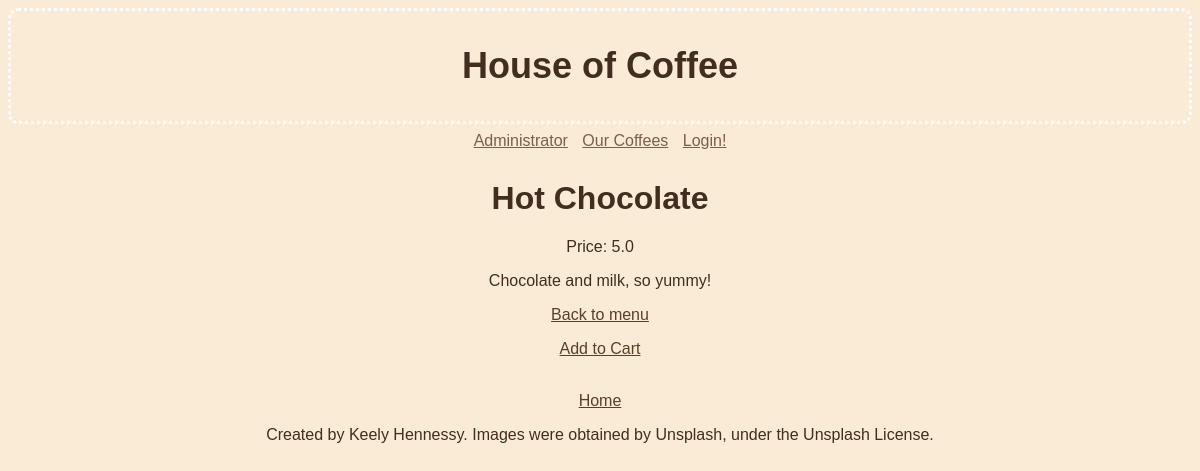
The app's page /order/5 with its own data.
### tables this page shows
CREATE TABLE coffees
(
    coffee_id INTEGER PRIMARY KEY AUTOINCREMENT,
    name TEXT,
    price REAL,
    description TEXT
);

### app.py (the view)
@app.route("/order/<int:coffee_id>")
def order(coffee_id):
    db = get_db()
    order = db.execute("""SELECT * FROM coffees
                       WHERE coffee_id = ?;""", (coffee_id,)).fetchone()
    return render_template("order.html", coffee=order )

### app.py (called while the page is built)
@app.before_request
def load_logged_in_user():
    g.user = session.get("user_id", None)

### database.py (called while the page is built)
def get_db():
    if "db" not in g:
        g.db = sqlite3.connect(DATABASE,
            detect_types=sqlite3.PARSE_DECLTYPES
        )
        g.db.row_factory = sqlite3.Row
    return g.db

### templates/order.html
{% extends "base.html" %}
{% block main_content %}
    <h1>{{ coffee["name"] }}</h1>
    <p>
        Price: {{ coffee["price"] }}
    </p>
    <p>
        {{ coffee["description"] }}
    </p>
    <p><a href="{{ url_for('orders') }}">Back to menu</a></p>
    <p><a href="{{ url_for('extra', coffee_id=coffee['coffee_id']) }}">Add to Cart</a></p>
{% endblock %}

### static/styles.css (style rules this page uses)
body { background-color:antiquewhite; }
* { text-align: center; font-family: 'Franklin Gothic Medium', 'Arial Narrow', Arial, sans-serif; color: #422d1f; }
body::before { content: ''; position: fixed; top: 0; left: 0; width: 100%; height: 100%; background-image: url('nathanDumlaoUnsplash.jpg'); background-size: cover; opacity: 0.5; z-index: -1; }
a { color: #5c3e28; }

### records on screen
coffees: name "Hot Chocolate", price "5.0", description "Chocolate and milk, so yummy!"
